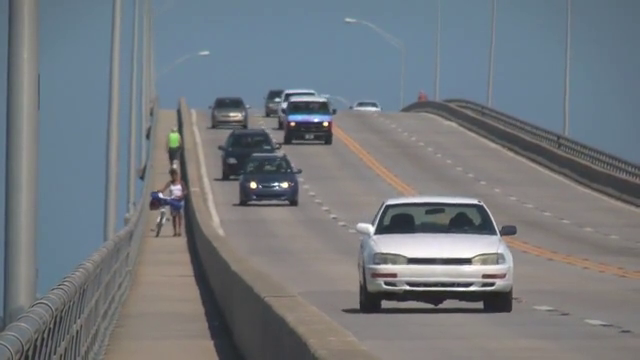
#> input picture frame 91 of videos/slow_traffic_small.mp4, 640 x 360 px
$ python HW16.py
#> lines starting #> are read from the running program, lines starting #| are printed output that depends on the picture; after the words box and inside, x2 and y2 are one past the last pixel; in counts of white or black regions, pixels touching at a corner belong together

import numpy as np
import cv2 as cv
import matplotlib.pyplot as plt

class App(object):
    def __init__(self, video_src):
#> called with video_src = 'videos/slow_traffic_small.mp4'
        self.cam = cv.VideoCapture(video_src)
        self.ret, self.frame = self.cam.read()
#> self.frame is the input picture: shape (360, 640, 3); mean B, G, R 126.6, 121.2, 115.7
        cv.namedWindow('camshift')
        cv.setMouseCallback('camshift', self.onmouse)

        self.selection = None
        self.drag_start = None
        self.show_backproj = False
        self.track_window = None

    def onmouse(self, event, x, y, flags, param):
        if event == cv.EVENT_LBUTTONDOWN:
            self.drag_start = (x, y)
            self.track_window = None
        if self.drag_start:
            xmin = min(x, self.drag_start[0])
            ymin = min(y, self.drag_start[1])
            xmax = max(x, self.drag_start[0])
            ymax = max(y, self.drag_start[1])
            self.selection = (xmin, ymin, xmax, ymax)
        if event == cv.EVENT_LBUTTONUP:
            self.drag_start = None
            self.track_window = (xmin, ymin, xmax - xmin, ymax - ymin)

    def show_hist(self):
        bin_count = self.hist.shape[0]
        print(bin_count)
        bin_w = 24
        img = np.zeros((256, bin_count*bin_w, 3), np.uint8)
        for i in range(bin_count):
            h = int(self.hist[i])
            cv.rectangle(img, (i*bin_w+2, 255), ((i+1)*bin_w-2, 255-h), (int(180.0*i/bin_count), 255, 255), -1)
        img = cv.cvtColor(img, cv.COLOR_HSV2BGR)
        cv.imshow('hist', img)

    def run(self):
        while self.ret:
            self.ret, self.frame = self.cam.read()
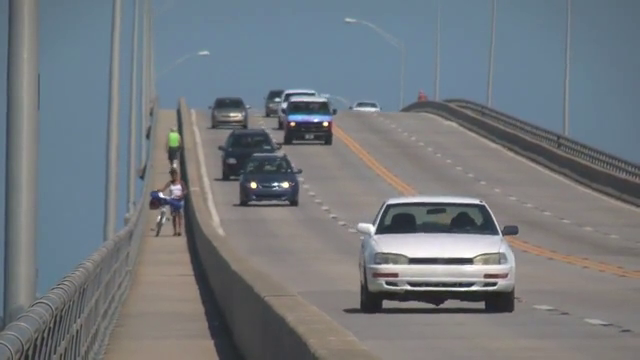
#> input picture frame 92 of videos/slow_traffic_small.mp4, 640 x 360 px
#> self.frame is the input picture: shape (360, 640, 3); mean B, G, R 126.3, 121.1, 115.4
            if self.ret:
                vis = self.frame.copy()
                hsv = cv.cvtColor(self.frame, cv.COLOR_BGR2HSV)
#> hsv: shape (360, 640, 3); mean H, S, V 67.5, 39.8, 131.5
                mask = cv.inRange(hsv, np.array((0., 60., 32.)), np.array((180., 255., 255.)))
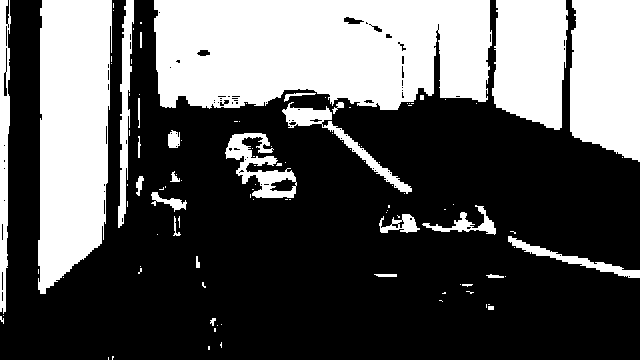
#> mask: shape (360, 640); 35% white; 109 white regions (81 under 20 px), largest, box (x1, y1, x2, y2) and area: (154, 0, 492, 110) 32877, (38, 0, 112, 294) 18232, (570, 0, 640, 162) 10175

                if self.selection:
                    x0, y0, x1, y1 = self.selection
                    hsv_roi = hsv[y0:y1, x0:x1]
                    mask_roi = mask[y0:y1, x0:x1]
                    hist = cv.calcHist( [hsv_roi], [0], mask_roi, [16], [0, 180] )
                    cv.normalize(hist, hist, 0, 255, cv.NORM_MINMAX)
                    self.hist = hist.reshape(-1)
                    self.show_hist()

                    vis_roi = vis[y0:y1, x0:x1]
                    cv.bitwise_not(vis_roi, vis_roi)
                    vis[mask == 0] = 0

                if self.track_window and self.track_window[2] > 0 and self.track_window[3] > 0:
                    self.selection = None
                    prob = cv.calcBackProject([hsv], [0], self.hist, [0, 180], 1)
                    prob &= mask
                    term_crit = ( cv.TERM_CRITERIA_EPS | cv.TERM_CRITERIA_COUNT, 10, 1 )
                    track_box, self.track_window = cv.CamShift(prob, self.track_window, term_crit)
                    print(self.show_backproj)
                    if self.show_backproj:
                        vis[:] = prob[...,np.newaxis]
                    try:
                        cv.ellipse(vis, track_box, (0, 0, 255), 2)
                    except:
                        print(track_box)
                cv.imshow('camshift', vis)
            ch = cv.waitKey(5)
#> (key Esc is pressed here)
            if ch == 27:
                break
            if ch == ord('b'):
                self.show_backproj = not self.show_backproj
        cv.destroyAllWindows()


App('videos/slow_traffic_small.mp4').run()

$ run again, starting later in the video
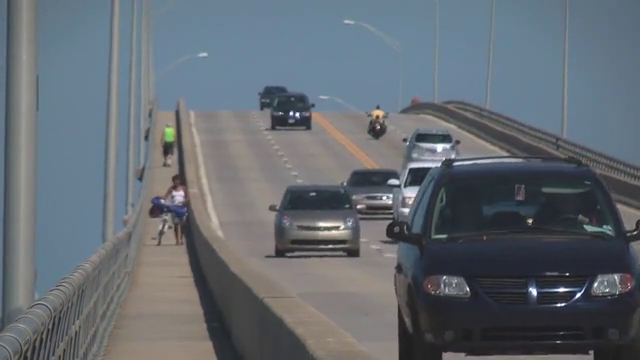
#> input picture frame 411 of videos/slow_traffic_small.mp4, 640 x 360 px
#> in __init__, self.frame is the input picture: shape (360, 640, 3); mean B, G, R 113.8, 106.6, 99.3
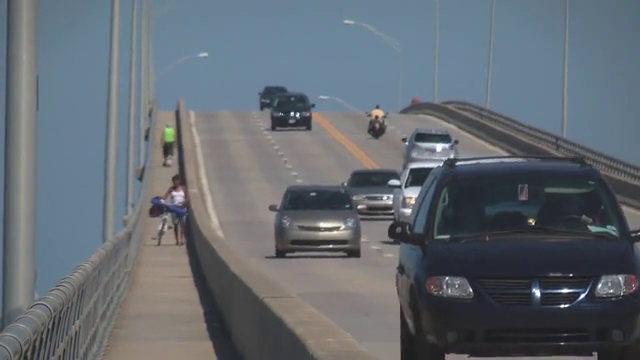
#> input picture frame 412 of videos/slow_traffic_small.mp4, 640 x 360 px
#> in run, self.frame is the input picture: shape (360, 640, 3); mean B, G, R 113.7, 106.5, 99.2
#> hsv: shape (360, 640, 3); mean H, S, V 81.5, 45.6, 117.2
#> in run, `mask = cv.inRange(hsv, np.array((0., 60., 32.)), np.array((180., 255.,..`:
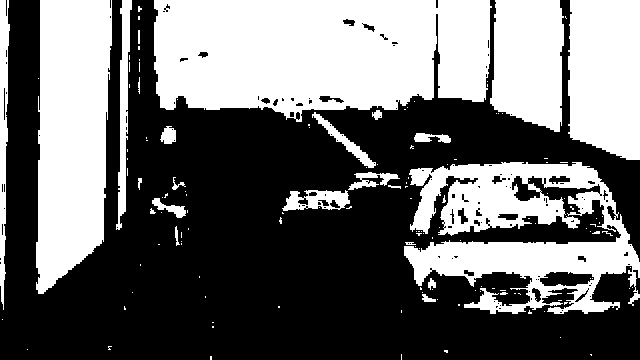
#> mask: shape (360, 640); 42.5% white; 141 white regions (117 under 20 px), largest, box (x1, y1, x2, y2) and area: (154, 0, 492, 122) 34720, (404, 162, 640, 314) 18885, (36, 0, 112, 294) 18418

$ run again, starting later in the video
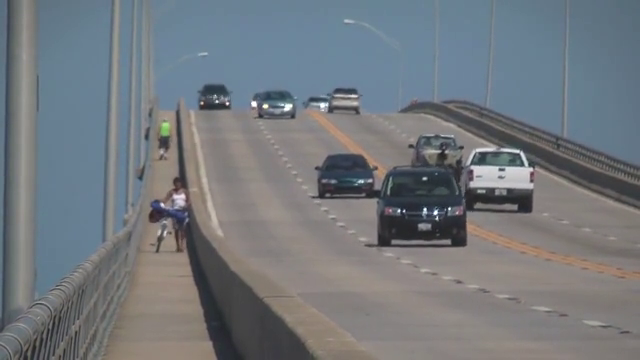
#> input picture frame 731 of videos/slow_traffic_small.mp4, 640 x 360 px
#> in __init__, self.frame is the input picture: shape (360, 640, 3); mean B, G, R 125.5, 120.3, 115.1
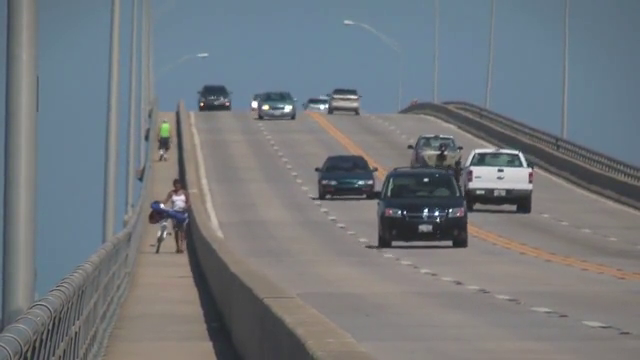
#> input picture frame 732 of videos/slow_traffic_small.mp4, 640 x 360 px
#> in run, self.frame is the input picture: shape (360, 640, 3); mean B, G, R 125.3, 120.4, 114.9
#> hsv: shape (360, 640, 3); mean H, S, V 65.1, 40, 130.7
#> in run, `mask = cv.inRange(hsv, np.array((0., 60., 32.)), np.array((180., 255.,..`:
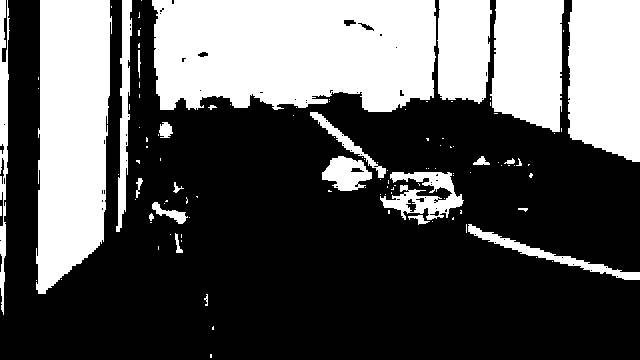
#> mask: shape (360, 640); 35.1% white; 114 white regions (88 under 20 px), largest, box (x1, y1, x2, y2) and area: (152, 0, 436, 112) 28569, (36, 0, 112, 294) 18394, (568, 0, 640, 162) 10627
